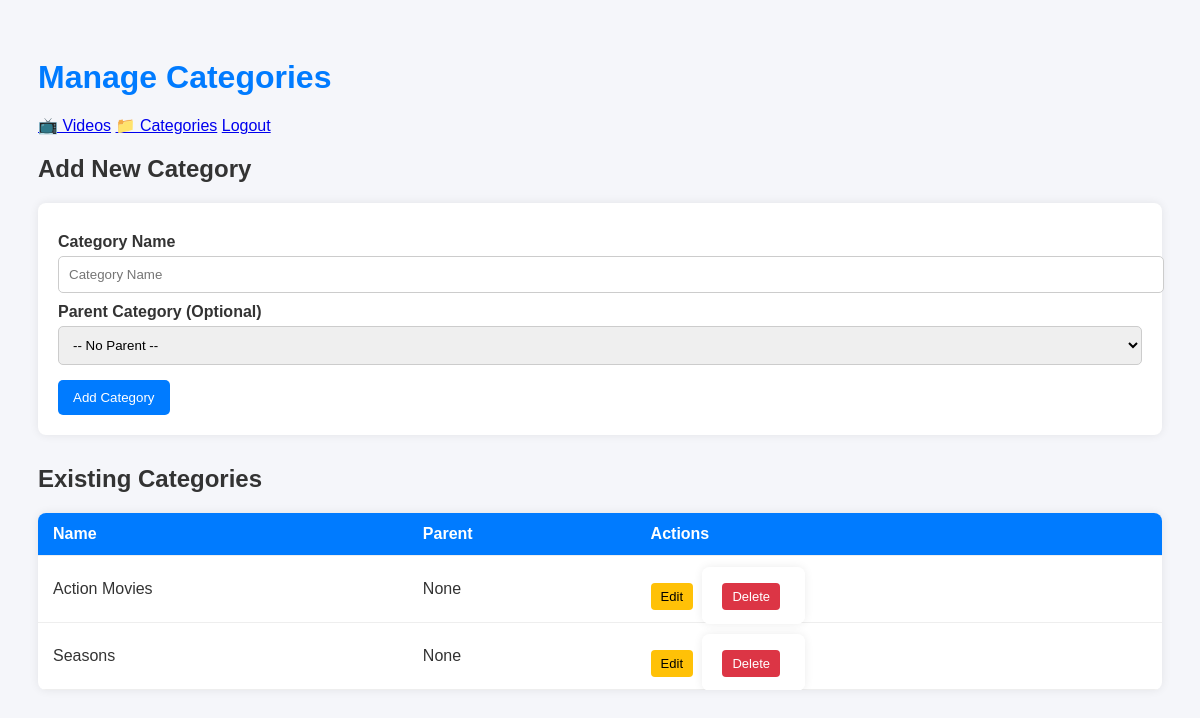
Page /admin/categories (signed in) on the earlier database version.
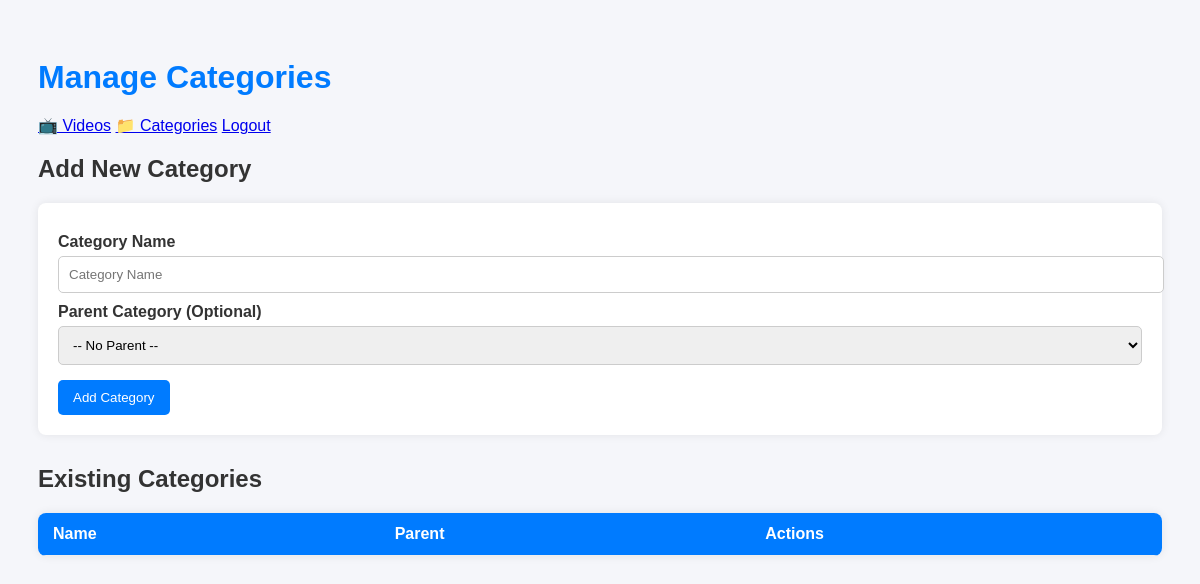
Same page on the later database version.
### models.py (models this page shows)
class Category(db.Model):
    __tablename__ = "categories"
    id = db.Column(db.Integer, primary_key=True)
    name = db.Column(db.String(120), nullable=False, unique=True)
    slug = db.Column(db.String(120), nullable=False, unique=True)
    parent_id = db.Column(db.Integer, db.ForeignKey("categories.id"), nullable=True)
    parent = db.relationship(
        "Category",
        remote_side=[id],
        backref=db.backref("children", lazy="dynamic")
    )
    videos = db.relationship("Video", backref="category", lazy="dynamic", cascade="all, delete-orphan")

### app.py (the view, shortened to what this page needs)
@app.route("/admin/categories", methods=["GET", "POST"])
@admin_required
def manage_categories():
    return render_template("admin_categories.html", categories=Category.query.order_by(Category.name.asc()).all())

### app.py (called while the page is built)
@app.context_processor
def inject_globals():
    return dict(datetime=datetime)

def admin_required(func):
    @wraps(func)
    def wrapper(*args, **kwargs):
        if session.get("role") != "admin":
            flash("Admin access required.", "danger")
            return redirect(url_for("admin_login"))
        return func(*args, **kwargs)
    return wrapper

### templates/admin_categories.html (shortened to what this page needs)
<!DOCTYPE html>
<html lang="en">
<head>
</head>
<body>
<h1>Manage Categories</h1>
<div class="nav">
    <a href="{{ url_for('manage_videos') }}">📺 Videos</a>
    <a href="{{ url_for('manage_categories') }}">📁 Categories</a>
    <a href="{{ url_for('admin_logout') }}">Logout</a>
</div>
<h2>Add New Category</h2>
<form method="POST" action="{{ url_for('manage_categories') }}">
    <label>Category Name</label>
    <input type="text" name="name" placeholder="Category Name" required>
    <label>Parent Category (Optional)</label>
    <select name="parent_id">
        <option value="">-- No Parent --</option>
    </select>
    <button type="submit">Add Category</button>
</form>
<h2>Existing Categories</h2>
<table>
    <thead>
        <tr>
            <th>Name</th>
            <th>Parent</th>
            <th>Actions</th>
        </tr>
    </thead>
    <tbody>
    {% for cat in categories %}
        <tr>
            <td>{{ cat.name }}</td>
            <td>{{ cat.parent.name if cat.parent else "None" }}</td>
            <td class="actions">
                <a class="edit" href="{{ url_for('edit_category', category_id=cat.id) }}">Edit</a>
                <form method="POST" action="{{ url_for('delete_category', category_id=cat.id) }}" style="display:inline;" onsubmit="return confirm('Delete this category?');">
                    <button type="submit" class="delete">Delete</button>
                </form>
            </td>
        </tr>
    {% endfor %}
    </tbody>
</table>
</body>
</html>

### templates/admin_categories.html (style rules this page uses)
body { font-family: Arial, sans-serif; background:#f5f6fa; padding:30px; color:#333; }
h1 { margin-bottom:20px; color:#007bff; }
form { background:#fff; padding:20px; border-radius:8px; box-shadow:0 0 10px rgba(0,0,0,0.08); margin-bottom:30px; }
form label { display:block; margin-top:10px; font-weight:bold; }
form input, form select { width:100%; padding:10px; margin-top:5px; border-radius:5px; border:1px solid #ccc; }
form button { margin-top:15px; padding:10px 15px; border:none; border-radius:5px; background:#007bff; color:white; cursor:pointer; }
table { width:100%; border-collapse: collapse; background:#fff; border-radius:8px; overflow:hidden; box-shadow:0 0 10px rgba(0,0,0,0.08); }
th, td { padding:12px 15px; text-align:left; border-bottom:1px solid #eee; }
th { background:#007bff; color:white; }

Differences in the rows shown:
removed Category: name "Action Movies", parent "None"
removed Category: name "Seasons", parent "None"
